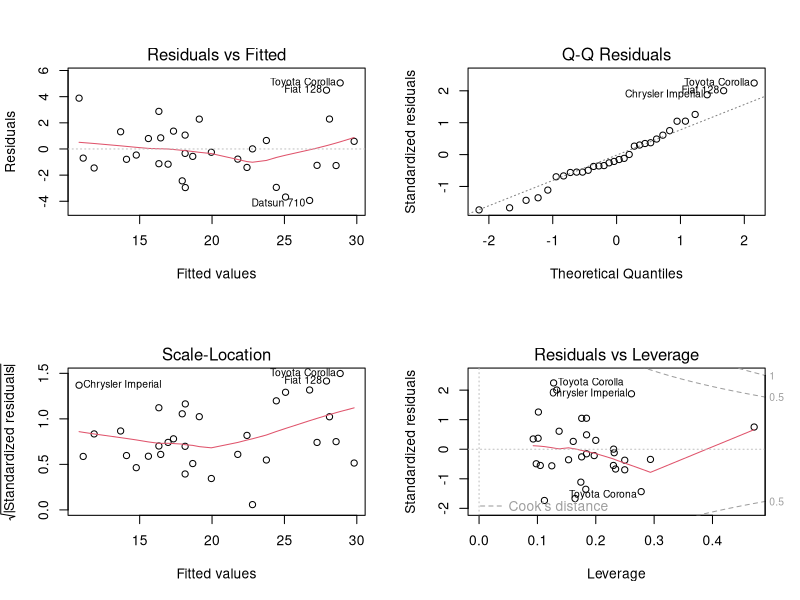
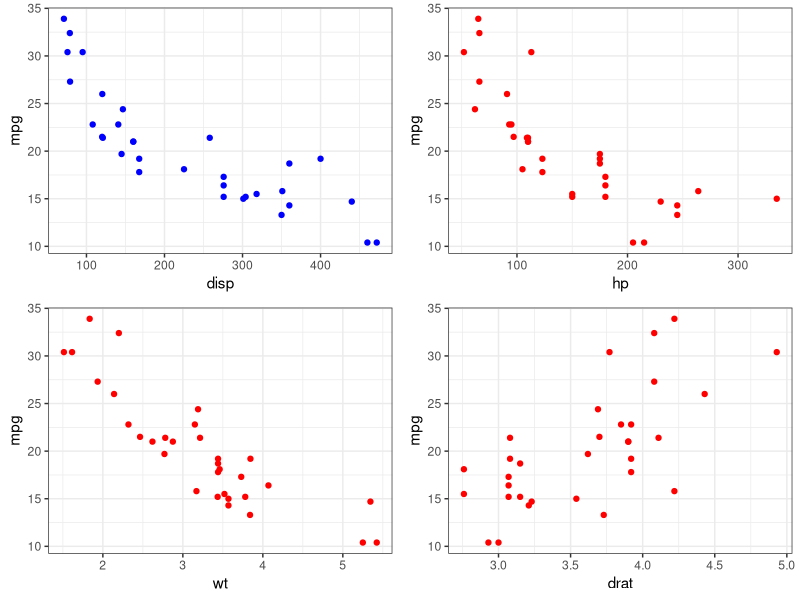
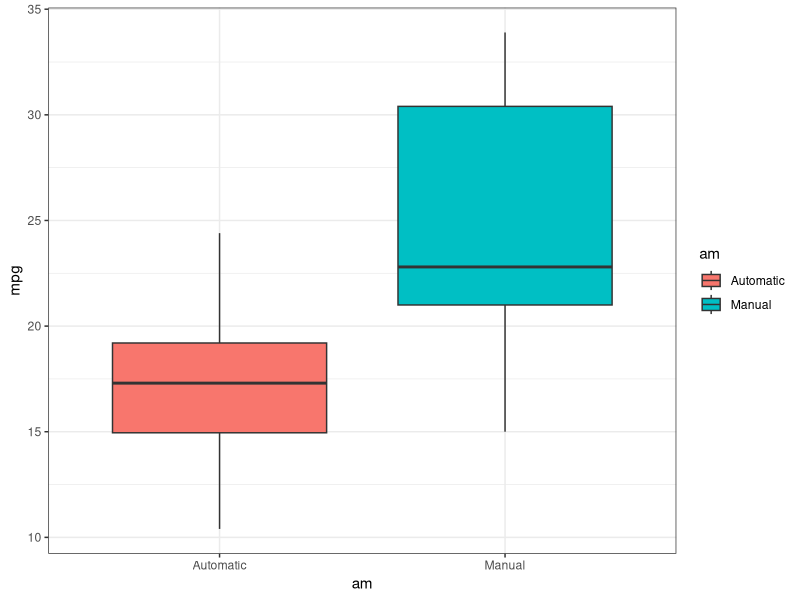

These charts were generated, in order, by the following R code:
## ---- chunk 1
data(mtcars)
mtcars$cyl  <- factor(mtcars$cyl)
mtcars$vs   <- factor(mtcars$vs)
mtcars$gear <- factor(mtcars$gear)
mtcars$carb <- factor(mtcars$carb)
mtcars$am   <- factor(mtcars$am,labels=c("Automatic","Manual"))
## ---- chunk 2
model1 <- lm(mpg~.,data=mtcars)
best <- step(model1,direction="both")
## ---- chunk 3
summary(best)
## ---- chunk 4
model2 <- lm(mpg~am,data=mtcars)
anova(model2,best)
## ---- chunk 5
par(mfrow=c(2,2))
plot(best)
## ---- chunk 6
t.test(mpg~am,data=mtcars)
## ---- chunk 7
library(ggplot2)
library(gridExtra)
data(mtcars)
g1 <- ggplot(mtcars,aes(disp,mpg))+geom_point(color="blue")+theme_bw()
g2 <- ggplot(mtcars,aes(hp,mpg))+geom_point(color="red")+theme_bw()
g3 <- ggplot(mtcars,aes(wt,mpg))+geom_point(color="red")+theme_bw()
g4 <- ggplot(mtcars,aes(drat,mpg))+geom_point(color="red")+theme_bw()
grid.arrange(g1,g2,g3,g4,ncol=2,nrow=2)
## ---- chunk 8
data(mtcars)
library(ggplot2)
mtcars$am <- factor(mtcars$am) 
ggplot(mtcars,aes(am,mpg))+geom_boxplot(aes(fill=am))+theme_bw()
